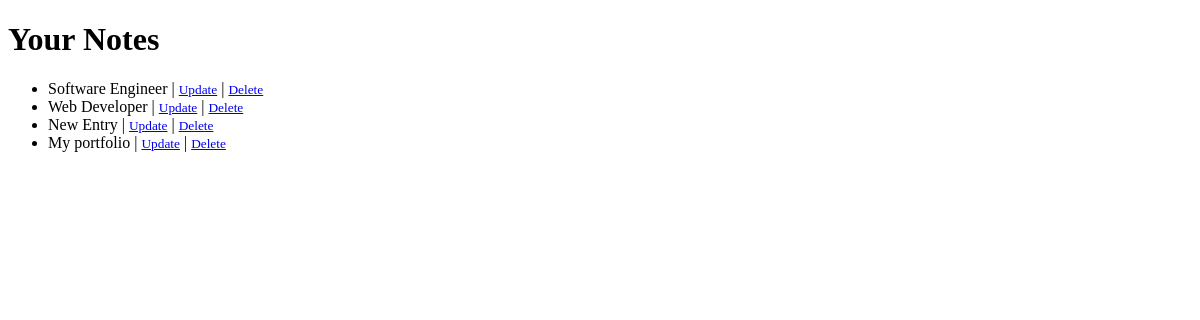
The page /notes/list/ on the database as committed earlier.
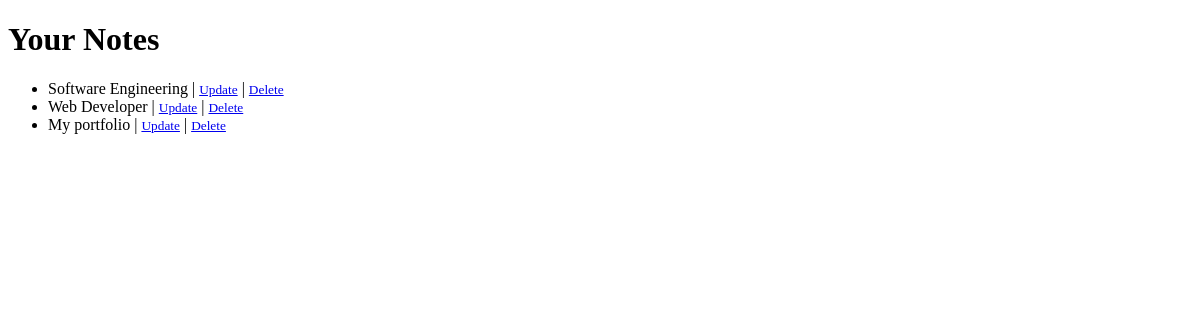
The same page on the database as committed later.
### notepad/models.py (models this page shows)
class Note(models.Model):
    user = models.ForeignKey(settings.AUTH_USER_MODEL, on_delete=models.CASCADE)
    title = models.CharField(max_length=120)
    image = models.ImageField(null=True, blank=True)
    url = models.URLField(null=True, blank=True)
    timestamp = models.DateTimeField(auto_now_add=True)
    def __str__(self):
        return self.title
    def get_delete_url(self):
        return "/notes/{}/delete".format(self.pk)
    def get_update_url(self):
        return "/notes/{}/update".format(self.pk)

### notepad/views.py (the view)
# urls.py: path('list/', list_view, name='list'),
def list_view(request):
    notes = Note.objects.all()
    context = {
        'object_list': notes
    }
    return render(request, 'notepad/list.html', context)

### notepad/templates/notepad/list.html (shortened to what this page needs)
<!DOCTYPE html>
<html lang="en">
<head>
</head>
<body>
    <h1>Your Notes</h1>
    <ul>
        {% for object in object_list %}
        <li>{{ object }} | <small><a href="{{ object.get_update_url }}">Update</a></small> | <small><a href="{{ object.get_delete_url }}">Delete</a></small></li>
        {% endfor %}
    </ul>
</body>
</html>

Rows that differ between the two databases and show on the page:
removed Note: title "New Entry"
changed Note: title "Software Engineer" → "Software Engineering"
